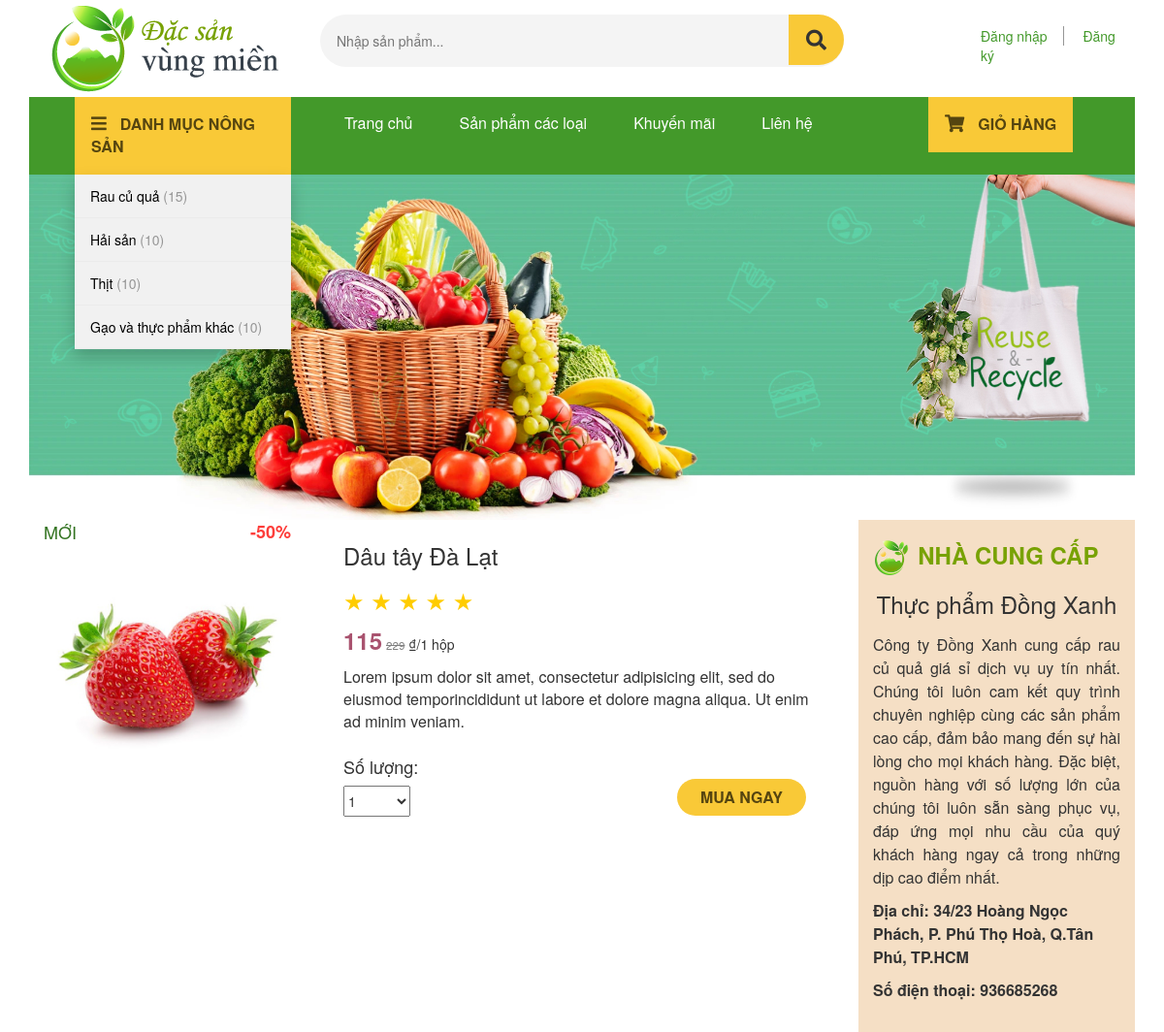
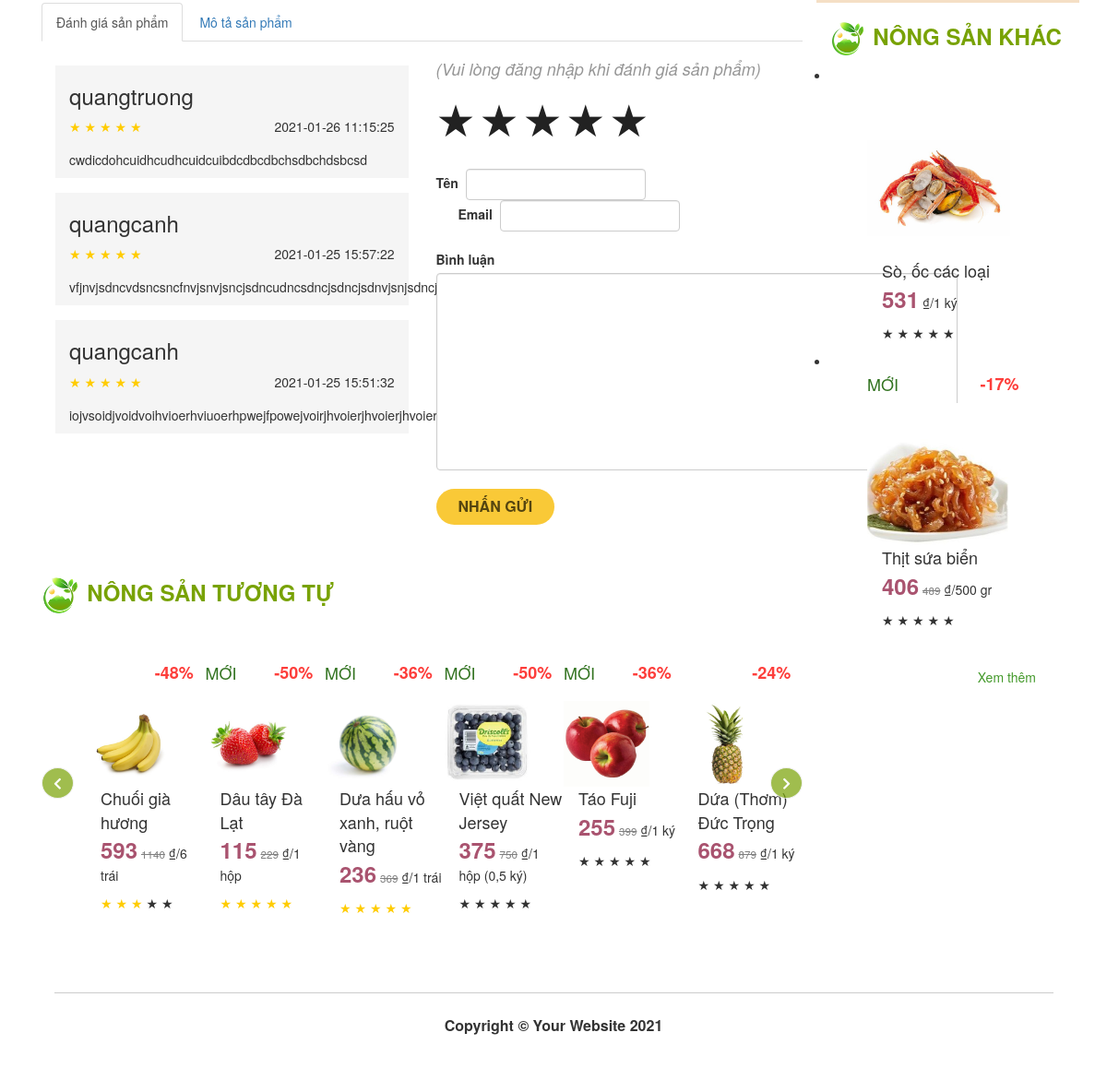
/item.php?id=2&cat=1&star=0, run on the app's committed database (2 pictures, top to bottom).
### tables this page shows
CREATE TABLE `categories` (
  `cat_id` int(11) NOT NULL,
  `cat_title` varchar(255) NOT NULL
);

CREATE TABLE `products` (
  `product_id` int(11) NOT NULL,
  `product_title` varchar(255) NOT NULL,
  `product_category_id` int(11) NOT NULL,
  `is_product_new` tinyint(1) NOT NULL,
  `is_product_sale` tinyint(1) NOT NULL,
  `product_current_price` double NOT NULL,
  `product_original_price` double NOT NULL,
  `product_price_unit` varchar(255) NOT NULL,
  `product_description` text NOT NULL,
  `short_desc` text NOT NULL,
  `product_image` varchar(255) NOT NULL,
  `product_remain` int(11) NOT NULL
);

CREATE TABLE `supplier` (
  `supplier_id` int(11) NOT NULL,
  `supplier_name` varchar(255) NOT NULL,
  `cat_id` int(11) NOT NULL,
  `supplier_short_desc` text NOT NULL,
  `supplier_address` varchar(255) NOT NULL,
  `supplier_phone` int(255) NOT NULL
);

### public/item.php (the view, shortened to what the rows shown need)
<?php include(TEMPLATE_FRONT . DS . "header.php") ?>
    <?php
        $query = query("SELECT * FROM product_info WHERE product_id = " . escape_string($_GET['id']));
        $row = fetch_array($query);
        $isNew = $row['is_product_new'];
        $isSale = $row['is_product_sale'];
        $saleRate = round(100 - $row['product_current_price']/$row['product_original_price']*100);
        $productPrice = $row['product_current_price'];
        $originalPrice = $row['product_original_price'];
        $shortDesc = $row['short_desc'];
        $productRemain = $row['product_remain'];
        $unit = $row['product_price_unit'];
    ?>
<div class="row">
        <div class="col-md-3">
            <div class="img-container img-responsive">
                <div class="item-header">
                <div class="is-new" <?php if($isNew){?>style="visibility:visible; font-size:18px; font-weight:500;"<?php }?>>
                                    MỚI
                                </div>
                                <div class="sale-rate" <?php if($isSale){?>style="visibility:visible; font-size:18px; font-weight:600;"<?php }?>>
                                    -<?php echo $saleRate ?>%
                                </div>
                    </div>
                    <img class="img-responsive" src="images/<?php echo $row['product_image']; ?>" alt="">
            </div>
        </div>
    <div class="col-md-6">
        <div class="thumbnail" style="border: none;">
            <div class="caption-full" style="padding: 24px;">
                    <h3 style="margin-top: 0; margin-bottom: 0;"><?php echo $row['product_title']; ?></h3>
                <div class="ratings" style="padding-left: 0;">
                    <h3>
                    </h3>
                </div>
                <span class="current-price"><?php echo $productPrice ?></span>
                <span class="original-price"><?php if($isSale) echo $originalPrice;?></span> &#8363;/<?php echo $unit ?></p>
                <p style="font-size: 16px;"><?php echo $shortDesc; ?></p>
                <form action="cart.php" method="POST">
                    <div class="form-group">
                        <div class="col-md-6" style="text-align: right; margin: 32px 0 24px 0;">
                        <input type="submit" class="btn" value="MUA NGAY" style="padding: 8px 24px 8px 24px; border-radius: 24px; border: none; background-color: #f9c937;
                        font-weight: 600; color: #554510; font-size: 16px;" <?php if($productRemain <= 0){?> disabled <?php } ?> >
                        </div>
                    </div>
                </form>
            </div>
        </div>
    </div>
    <div class="col-md-3" style="background-color: #f5dfc5">
        <h3 style="color: #78a204; font-weight: 700;"><img src="images/logo_hinh.png" alt="" style="width:15%; margin-right: 8px;">NHÀ CUNG CẤP</h3>
        <?php
        $query = query("SELECT * FROM supplier JOIN categories ON supplier.cat_id = categories.cat_id");
        $row = fetch_array($query);
        $supplierName = $row['supplier_name'];
        $supplierShort = $row['supplier_short_desc'];
        $supplierAddress = $row['supplier_address'];
        $supplierPhone = $row['supplier_phone'];
    ?>
        <h3 style="text-align: center; margin-top: 16px;"><?php echo $supplierName ?></h3>
        <p style="font-size: 16px; line-height: 1.5em; text-align: justify; margin-top: 16px;"><?php echo $supplierShort ?></p>
        <p style="font-weight: 600; line-height: 1.5em; font-size: 16px;">Địa chỉ: <span><?php echo $supplierAddress;?></span></p>
        <p style="font-weight: 600; line-height: 1.5em; font-size: 16px; padding-bottom: 24px;">Số điện thoại: <span><?php echo $supplierPhone;?></span></p>
    </div>
</div>
<div class="row">
    <div class="col-md-9">
    <div role="tabpanel">
<div class="tab-content">
    <div class="row item-scroll">
                <div class="MultiCarousel" data-items="1,3,5,6" data-slide="1" id="MultiCarousel"  data-interval="1000" style="margin-top: 24px;">
                        <div class="MultiCarousel-inner">
                        <?php
                        $query = query("SELECT * FROM product_info");
                        while($row = fetch_array($query)):
                            $productCAT = $row['product_category_id'];
                            $isNew = $row['is_product_new'];
                            $isSale = $row['is_product_sale'];
                            $saleRate = 100 - $row['product_current_price']/$row['product_original_price']*100;
                            $productName = $row['product_title'];
                            $productPrice = $row['product_current_price'];
                            $originalPrice = $row['product_original_price'];
                            $productIMG = $row['product_image'];
                            $rating = $row['product_star'] ? $row['product_star'] : 0;
                            $unit = $row['product_price_unit'];
                            if($productCAT == $_GET['cat']) {
                    ?>
                    <div class="item">
                          <div class="row">
                            <div class="col-md-6 item-right">
                              <div class="is-new" <?php if($isNew){?>style="visibility:visible"<?php }?>>
                                  <h5>MỚI</h5>
                              </div>
                            </div>
                            <div class="col-md-6 item-left">
                              <div class="sale-rate" <?php if($saleRate){?>style="visibility:visible"<?php }?>>
                                  <h4>-<?php echo number_format($saleRate) ?>%</h4>
                              </div>
                            </div>
                          </div>
                            <a href="item.php?id=<?php echo $row['product_id']?>&star=0">
                            <div class="pad15">
                                <img src="images/<?php echo $productIMG ?>" alt="">
                                <p class="p-name"><?php echo $productName ?></p>
                            </div>
                            </a>
                            <p class="product-price">
                                <span class="current-price"><?php echo $productPrice ?></span>
                                <span class="original-price"><?php if($isSale) echo $originalPrice ;?></span> &#8363;/<?php echo $unit ?></p>
                                <p class="star-rate">
                                <span class="rate">
                                    <i class="star1 <?php if($rating>=1){?>active<?php }?>">★</i>
                                    <i class="star2 <?php if($rating>=2){?>active<?php }?>">★</i>
                                    <i class="star3 <?php if($rating>=3){?>active<?php }?>">★</i>
                                    <i class="star4 <?php if($rating>=4){?>active<?php }?>">★</i>
                                    <i class="star5 <?php if($rating>=5){?>active<?php }?>">★</i>
                                </span>
                                </p>
                        </div>
                        <?php } endwhile ?>
                        </div>
                </div>
              </div>
</div>
</div>
    </div>
    <div class="col-md-3 item-diff">
    <?php
    $query = query("SELECT * FROM product_info ORDER BY RAND() LIMIT 2");
    while($row = fetch_array($query)):
        $productID = $row['product_id'];
        $productCAT = $row['product_category_id'];
        $isNew = $row['is_product_new'];
        $isSale = $row['is_product_sale'];
        $saleRate = 100 - $row['product_current_price']/$row['product_original_price']*100;
        $productName = $row['product_title'];
        $productPrice = $row['product_current_price'];
        $originalPrice = $row['product_original_price'];
        $productIMG = $row['product_image'];
        $rating = $row['product_star'] ? $row['product_star'] : 0;
        $unit = $row['product_price_unit'];
    ?>
    <ul>
        <li  style="text-decoration: none;">
        <div class="item" style="padding-left: 40px;">
                          <div class="row">
                            <div class="col-md-6 item-right">
                              <div class="is-new" <?php if($isNew){?>style="visibility:visible"<?php }?>>
                                  <h5>MỚI</h5>
                              </div>
                            </div>
                            <div class="col-md-6 item-left">
                              <div class="sale-rate" <?php if($isSale){?>style="visibility:visible"<?php }?>>
                                  <h4>-<?php echo number_format($saleRate) ?>%</h4>
                              </div>
                            </div>
                          </div>
                            <a href="item.php?id=<?php echo $productID;?>&cat=<?php echo $productCAT;?>&star=<?php echo $rating;?>">
                            <div class="pad15">
                                <img src="images/<?php echo $productIMG; ?>" alt="">
                                <p class="p-name"><?php echo $productName; ?></p>
                            </div>
                            </a>
                            <p class="product-price">
                                <span class="current-price"><?php echo $productPrice; ?></span>
                                <span class="original-price"><?php if($isSale) echo $originalPrice; ?></span> &#8363;/<?php echo $unit; ?></p>
                                <p class="star-rate">
                                <span class="rate">
                                    <i class="star1 <?php if($rating>=1){?>active<?php }?>">★</i>
                                    <i class="star2 <?php if($rating>=2){?>active<?php }?>">★</i>
                                    <i class="star3 <?php if($rating>=3){?>active<?php }?>">★</i>
                                    <i class="star4 <?php if($rating>=4){?>active<?php }?>">★</i>
                                    <i class="star5 <?php if($rating>=5){?>active<?php }?>">★</i>
                                </span>
                                </p>
                        </div>
        </li>
    </ul>
    <?php
     endwhile ?>
    </div>
</div>
<?php include(TEMPLATE_FRONT . DS . "footer.php") ?>

### resource/templates/front/header.php (shortened to what the rows shown need)
<!DOCTYPE html>
<html lang="en">
<head>
    <link href="//maxcdn.bootstrapcdn.com/bootstrap/3.3.0/css/bootstrap.min.css"
    rel="stylesheet" id="bootstrap-css">
    <link rel="stylesheet" href="https://pro.fontawesome.com/releases/v5.10.0/css/all.css"
/>
    <link rel="stylesheet" href="css/fontawesome.min.css">
    <link href="css/shop-homepage.css" rel="stylesheet">
    <link href="css/homepage.css" rel="stylesheet">
    <link href="css/style.css" rel="stylesheet">
</head>
<body>
    <div class="container-fluid">
        <div class="container">
              <nav class="container-fluid navbar-expand-lg navbar-light">
                <div class="row">
                    <div class="col-md-3">
                        <div class="dropdown">
                            <div class="dropdown-content">
                            <?php
                                $queryString = "SELECT product_category_id, cat_title, cat_id, COUNT(product_id) AS total FROM products JOIN categories
                                ON categories.cat_id = products.product_category_id GROUP BY product_category_id ";
                                $query = query($queryString);
                                while($row = fetch_array($query)):
                                    $total = $row['total'];
                                    $categoryName = $row['cat_title'];
                                    $categoryID = $row['cat_id'];
                            ?>
                                <a href="category.php?cat=<?php echo $categoryID?>&page=1&filter=0"><?php echo $categoryName?> <span>(<?php echo $total?>)</span></a>
                                <?php endwhile ?>
                            </div>
                        </div>
                    </div>
                </div>
            </nav>

### data on the page
categories: cat_title "Rau củ quả", total "15"
categories: cat_title "Hải sản", total "10"
categories: cat_title "Thịt", total "10"
categories: cat_title "Gạo và thực phẩm khác", total "10"
products: saleRate "50", product_image (picture), product_title "Dâu tây Đà Lạt", product_current_price "115", product_original_price "229", product_price_unit "1 hộp", short_desc "Lorem ipsum dolor sit amet, consectetur adipisicing elit, sed do eiusmod temporincididunt ut labore et dolore magna aliqua. Ut enim ad minim veniam.", product_remain "MUA NGAY"
supplier: supplier_name "Thực phẩm Đồng Xanh", supplier_short_desc "Công ty Đồng Xanh cung cấp rau củ quả giá sỉ dịch vụ uy tín nhất. Chúng tôi luôn cam kết quy trình chuyên nghiệp cùng các sản phẩm cao cấp, đảm bảo mang đến sự hài lòng cho mọi khách hàng. Đặc biệt, nguồn hàng với số lượng lớn của chúng tôi luôn sẵn sàng phục vụ, đáp ứng mọi nhu cầu của quý khách hàng ngay cả trong những dịp cao điểm nhất.", supplier_address "34/23 Hoàng Ngọc Phách, P. Phú Thọ Hoà, Q.Tân Phú, TP.HCM", supplier_phone "936685268"
products: saleRate "48", product_image (picture), product_title "Chuối già hương", product_current_price "593", product_original_price "1140", product_price_unit "6 trái"
products: saleRate "36", product_image (picture), product_title "Dưa hấu vỏ xanh, ruột vàng", product_current_price "236", product_original_price "369", product_price_unit "1 trái"
products: saleRate "50", product_image (picture), product_title "Việt quất New Jersey", product_current_price "375", product_original_price "750", product_price_unit "1 hộp (0,5 ký)"
products: saleRate "36", product_image (picture), product_title "Táo Fuji", product_current_price "255", product_original_price "399", product_price_unit "1 ký"
products: saleRate "24", product_image (picture), product_title "Dứa (Thơm) Đức Trọng", product_current_price "668", product_original_price "879", product_price_unit "1 ký"
products: product_image (picture), product_title "Sò, ốc các loại", product_current_price "531", product_price_unit "1 ký"
products: saleRate "17", product_image (picture), product_title "Thịt sứa biển", product_current_price "406", product_original_price "489", product_price_unit "500 gr"

### other printed values
$userName "quangtruong"
$dateTime "2021-01-26 11:15:25"
$comment "cwdicdohcuidhcudhcuidcuibdcdbcdbchsdbchdsbcsd"
$userName "quangcanh"
$dateTime "2021-01-25 15:57:22"
$comment "vfjnvjsdncvdsncsncfnvjsnvjsncjsdncudncsdncjsdncjsdnvjsnjsdncjsdncjd"
$dateTime "2021-01-25 15:51:32"
$comment "iojvsoidjvoidvoihvioerhviuoerhpwejfpowejvoirjhvoierjhvoierjhvoierjhviorejvierjvier"
form field number "1"
